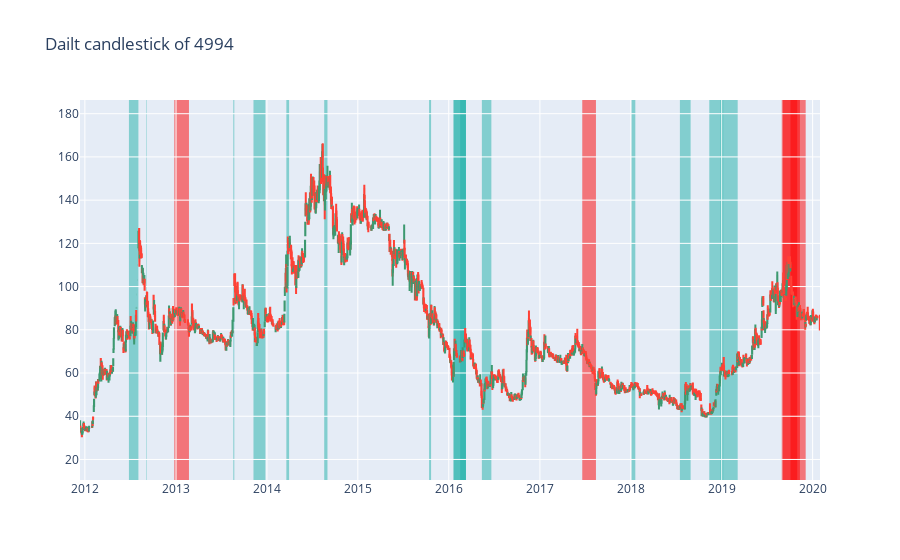

The code cell stored with this chart in its notebook:
### Code cell
def dateHandler(dateList, subDF, lock):
    returnList = []
    if len(dateList) != 0:
        for s in dateList:
#             print('Current Date: {}'.format(s))
            st = s
            end = st + datetime.timedelta(days=70)
            tmpDF = getApproxDate2(st, end, subDF, lock=lock)
#             getcal = calMoney(tmpDF, lock=True)
            returnList.append(calMoney(tmpDF, lock=lock))
#         print(len(resultList))
#         print(returnList)
        return returnList
        
#             print(resultList)
#             print(end)
#             end = time.strftime("%Y-%m-%d", end)
#             print(st.date(), end.date(), end - st)
    else:
#         print('no date')
        return []

indexList = []
for p in piror:
    indexList = redf.index[redf["設質人身份別"].str.find(p )!= -1]
    if len(indexList) != 0:
        break
# indexList = redf.index[redf["設質人身份別"].str.find(piror[4]) != -1]

pirorDf = redf.loc[indexList]
# display(pirorDf)
pirorName =list(set(pirorDf['設質人姓名']))
text2int = lambda x: int(x.strip().replace(',',''))
dateConvert = lambda x: [ xx for idx, xx in enumerate(x.split('/')) if idx == 0]
# tt = _
# print(pirorName)

for pn in pirorName:
    resultList = []
#     print('Current name: {}'.format(pn))
#     print('aa')
    pnDf = pirorDf.loc[pirorDf['設質人姓名'] == pn]
    setIndex = pd.Series(map(text2int, pnDf['設質股數'])) != 0
    disIndex = pd.Series(map(text2int, pnDf['解質股數'])) != 0
    setIndex = np.asarray(setIndex)
    disIndex = np.asarray(disIndex)
#     print(type(pnDf.index[pnDf['設質股數'] !='0'].values))
    setNum = pnDf[setIndex]
    disNum = pnDf[disIndex]
#     tt = setNum
#     display(setNum)
#     display(disNum)
    setDate = getDate(setNum)
    disDate = getDate(disNum)
    plotList = []
    plotList.extend(dateHandler(setDate, subDF, lock=True))
    plotList.extend(dateHandler(disDate, subDF, lock=False))
#     print(plotList)
    plotCandle(subDF, ticker, plotList)

### Figure 1 — Plotly figure (JSON) as saved in the notebook; plotly's stock layout.template omitted (floating-point values rounded to 4 significant figures; data arrays with more than 128 entries replaced by an {"elided": "..."} marker saying what was removed)
{"data": [{"close": {"elided": "1992 float values"}, "high": {"elided": "1992 float values"}, "low": {"elided": "1992 float values"}, "open": {"elided": "1992 float values"}, "type": "candlestick", "x": {"elided": "1992 str values"}}], "layout": {"shapes": [{"fillcolor": "LightSeaGreen", "layer": "below", "line": {"width": 0}, "opacity": 0.5, "type": "rect", "x0": "2012-06-26", "x1": "2012-08-03", "y0": 10.5, "y1": 186.3}, {"fillcolor": "LightSeaGreen", "layer": "below", "line": {"width": 0}, "opacity": 0.5, "type": "rect", "x0": "2012-09-04", "x1": "2012-09-06", "y0": 10.5, "y1": 186.3}, {"fillcolor": "LightSeaGreen", "layer": "below", "line": {"width": 0}, "opacity": 0.5, "type": "rect", "x0": "2013-08-19", "x1": "2013-08-23", "y0": 10.5, "y1": 186.3}, {"fillcolor": "LightSeaGreen", "layer": "below", "line": {"width": 0}, "opacity": 0.5, "type": "rect", "x0": "2013-11-08", "x1": "2013-12-26", "y0": 10.5, "y1": 186.3}, {"fillcolor": "LightSeaGreen", "layer": "below", "line": {"width": 0}, "opacity": 0.5, "type": "rect", "x0": "2014-03-20", "x1": "2014-03-31", "y0": 10.5, "y1": 186.3}, {"fillcolor": "LightSeaGreen", "layer": "below", "line": {"width": 0}, "opacity": 0.5, "type": "rect", "x0": "2014-08-19", "x1": "2014-09-01", "y0": 10.5, "y1": 186.3}, {"fillcolor": "LightSeaGreen", "layer": "below", "line": {"width": 0}, "opacity": 0.5, "type": "rect", "x0": "2015-10-14", "x1": "2015-10-22", "y0": 10.5, "y1": 186.3}, {"fillcolor": "LightSeaGreen", "layer": "below", "line": {"width": 0}, "opacity": 0.5, "type": "rect", "x0": "2016-01-19", "x1": "2016-03-10", "y0": 10.5, "y1": 186.3}, {"fillcolor": "LightSeaGreen", "layer": "below", "line": {"width": 0}, "opacity": 0.5, "type": "rect", "x0": "2016-01-22", "x1": "2016-03-10", "y0": 10.5, "y1": 186.3}, {"fillcolor": "LightSeaGreen", "layer": "below", "line": {"width": 0}, "opacity": 0.5, "type": "rect", "x0": "2016-02-16", "x1": "2016-03-10", "y0": 10.5, "y1": 186.3}, {"fillcolor": "LightSeaGreen", "layer": "below", "line": {"width": 0}, "opacity": 0.5, "type": "rect", "x0": "2016-05-13", "x1": "2016-06-20", "y0": 10.5, "y1": 186.3}, {"fillcolor": "LightSeaGreen", "layer": "below", "line": {"width": 0}, "opacity": 0.5, "type": "rect", "x0": "2018-01-03", "x1": "2018-01-19", "y0": 10.5, "y1": 186.3}, {"fillcolor": "LightSeaGreen", "layer": "below", "line": {"width": 0}, "opacity": 0.5, "type": "rect", "x0": "2018-07-17", "x1": "2018-08-29", "y0": 10.5, "y1": 186.3}, {"fillcolor": "LightSeaGreen", "layer": "below", "line": {"width": 0}, "opacity": 0.5, "type": "rect", "x0": "2018-11-12", "x1": "2019-01-07", "y0": 10.5, "y1": 186.3}, {"fillcolor": "LightSeaGreen", "layer": "below", "line": {"width": 0}, "opacity": 0.5, "type": "rect", "x0": "2018-12-27", "x1": "2019-03-06", "y0": 10.5, "y1": 186.3}, {"fillcolor": "red", "layer": "below", "line": {"width": 0}, "opacity": 0.5, "type": "rect", "x0": "2012-12-25", "x1": "2013-02-22", "y0": 10.5, "y1": 186.3}, {"fillcolor": "red", "layer": "below", "line": {"width": 0}, "opacity": 0.5, "type": "rect", "x0": "2017-06-20", "x1": "2017-08-14", "y0": 10.5, "y1": 186.3}, {"fillcolor": "red", "layer": "below", "line": {"width": 0}, "opacity": 0.5, "type": "rect", "x0": "2019-08-30", "x1": "2019-10-31", "y0": 10.5, "y1": 186.3}, {"fillcolor": "red", "layer": "below", "line": {"width": 0}, "opacity": 0.5, "type": "rect", "x0": "2019-09-04", "x1": "2019-11-11", "y0": 10.5, "y1": 186.3}, {"fillcolor": "red", "layer": "below", "line": {"width": 0}, "opacity": 0.5, "type": "rect", "x0": "2019-10-04", "x1": "2019-12-04", "y0": 10.5, "y1": 186.3}], "title": {"text": "Dailt candlestick of 4994"}, "xaxis": {"rangeslider": {"visible": false}}}}
